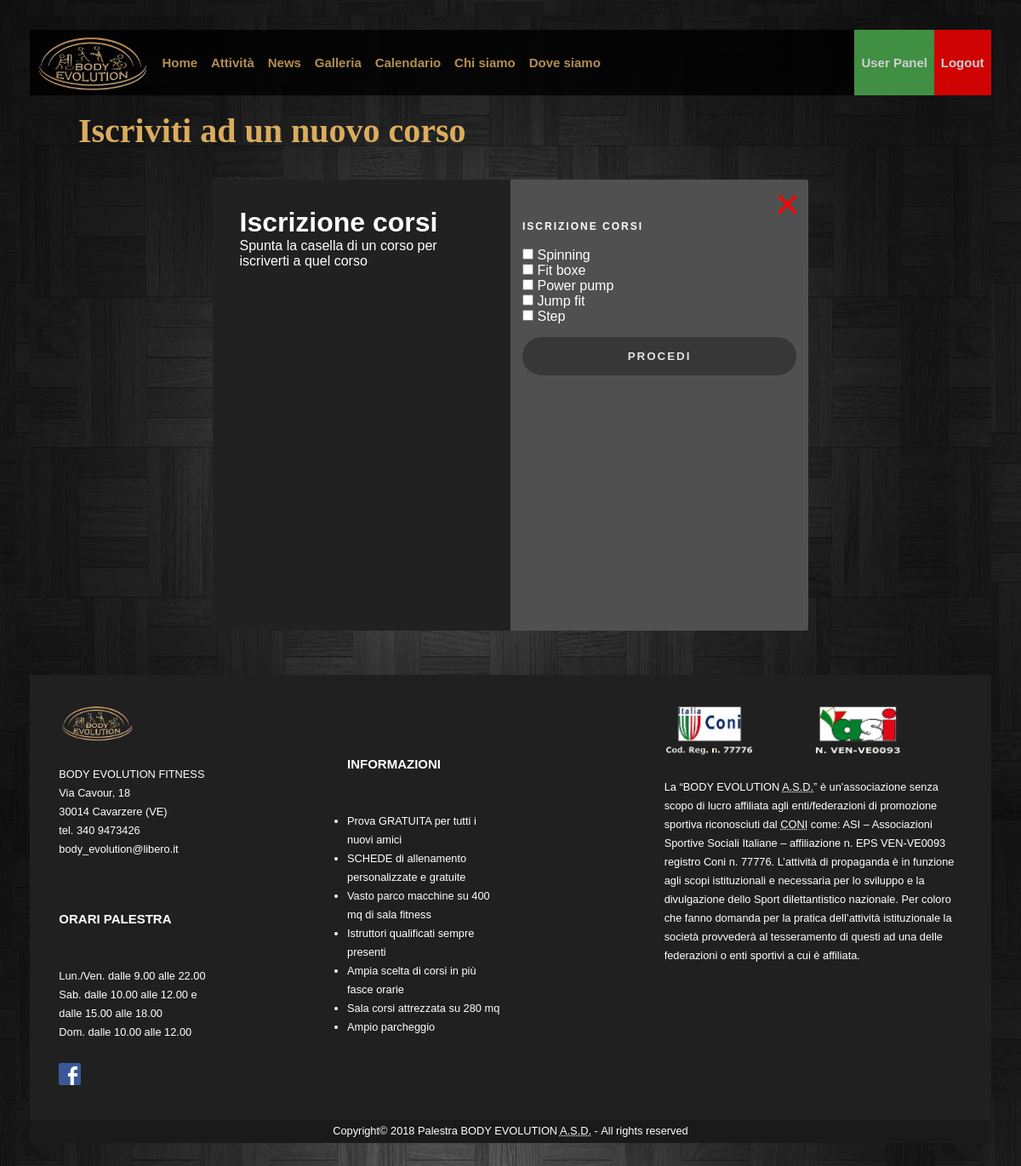
Page /PHP/formCorsi.php (signed in) on the committed database.
### tables this page shows
CREATE TABLE `corso` (
  `CodiceCorso` int(10) NOT NULL,
  `NomeCorso` varchar(150) NOT NULL
);

### PHP/config.php (called while the page is built, shortened)
<?php
function query($sql) {
    global $connessione;
    $res = mysqli_query($connessione, $sql);
    return $res;
}
function select($sql) {
    $res = query($sql);
    $table = array();
    while ($row = mysqli_fetch_assoc($res)) {
        $table[] = $row;
    }
    return $table;
}
?>

### PHP/formCorsi.php (the view, shortened to what this page needs)
<?php
	require_once('config.php');
    require_once('printHeader.php');
    $foot = file_get_contents("../Templates/footer.txt");
	$formcorsi = file_get_contents("../Templates/formCorsi.txt");
	$notAdmin = file_get_contents("../Templates/notAdmin.txt");
	$logout = "<a id=\"logoutButton\" title=\"Effettua il logout\" href=\"logout.php\"><span lang=\"en\">Logout</span></a>";
	$login = "<a id=\"panelButton\" title=\"Effettua il login\" href=\"areaPersonale.php\">Area Personale</a>";
	$userPanel = "<a id=\"panelButton\" title=\"Vai al pannello utente\" href=\"userPanel.php\"><span lang=\"en\">User Panel</span></a>";
	$closediv = "</div>";
	$closebody = "</body>";
	$closehtml = "</html>";
	if($_GET['attr']== 0)
		printHead('Iscrizione corsi');
	else
		printHead('Disiscrizione corsi');
	if(isset($_SESSION['user_code']) && $_SESSION['user_type'] == 'user') {
		echo $logout;
		echo $userPanel;
	} else {
		echo $login;
	}
	echo $closediv;
	echo $closediv;
	if(isset($_SESSION['user_code']) && $_SESSION['user_type'] == 'user') {
        $counter = 1;
		$tabindex = 10;
        if($_GET['attr'] == 0) {
            $corsiDisp = select("SELECT NomeCorso from corso where NomeCorso <> all(SELECT NomeCorso from iscrizionecorso where CodiceUtente = ".$_SESSION['user_code'].")");
		    echo $formcorsi;
		    while($counter <= sizeOf($corsiDisp))
		        {
		            echo "<br><label class=\"invisibleLabel\" for=\"select".$counter."\">".$corsiDisp[$counter-1]['NomeCorso']."</label><input tabindex=\"".$tabindex."\" title=\"Seleziona ".$corsiDisp[$counter-1]['NomeCorso']."\" type=\"checkbox\" name=\"select".$counter."\" id=\"select".$counter."\" value=\"".$corsiDisp[$counter-1]['NomeCorso']."\" /> ".$corsiDisp[$counter-1]['NomeCorso']."";
		            $counter++;
					$tabindex = $tabindex + 10;
		         }
		}
		if($counter == 1)
		    echo "</div>
                    </form>
					<div class=\"group\">
						<button class=\"button\" onclick=\"window.location.href='userPanel.php'\" title=\"Torna al pannello utente\">Torna al pannello utente!</button>
					</div></div></div></div></div></div>";
		else
		    echo "</div>
					<div class=\"group\">
						<input tabindex=$tabindex title=\"Procedi con la richiesta\" type=\"submit\" class=\"button\" value=\"Procedi\"/>
						</div>
					</form>
				</div></div></div></div></div></div>";
	}
	else {
		echo $notAdmin;
	}
	echo $foot;
	echo $closebody;
	echo $closehtml;
?>

### CSS/Desktop.css (style rules this page uses)
* { padding: 0; margin: 0; }
html, body { margin: 0; padding: 0; font-size: 100%; font-family: Verdana, Arial, Helvetica, sans-serif; background-color: #323232; margin:1.5%; background-image: url("../IMAGES/sfondo.jpg"); }
.Menu a { float: left; display: block; color: #DAAC5E; text-align: center; font-weight: bold; padding: 2em 0.53em; text-decoration: none; width: auto; }
#logoutButton { background-color: red; float: right; color: white; }
#panelButton { background-color: #4CAF50; float: right; color: white; }
#Footer { font-size: 0.8em; line-height: 22px; color: white; background-color: rgb(32,32,32); overflow: hidden; clear: both; }
#Footer h2 { font-size: 15px; margin-top: 4em; margin-bottom: 3em; }
.blocco { display: block; }
#footersx { float: left; padding: 3%; width: 22%; }
#logofooter { margin-bottom: 1.5em; width: 50%; }
#logofacebook { width: 2em; margin-top: 2em; }
#footercx { float: left; padding: 3%; margin-left: 8%; width: 22%; }
#footercx ul { margin-left: 0; padding-left: 0; }
#footerdx { float: right; padding: 3%; width: 37%; }
#Coni { float: left; width: 30%; margin-bottom: 1.5em; }
#asi { width: 30%; margin-left: 20%; margin-bottom: 1.5em; }
#footerbottom { padding: 0.2em; clear: both; background-color: rgb(26,26,26); text-align: center; }
#Presentazione { color: #DAAC5E; width:95%; font-family: Verdana; position: relative; font-size: 18px; text-align: left; left: 5%; margin-top: 1em; margin-bottom: 1em; }
#titoloPagina { font-size: 40px; }
.FormContainer { background: #3D5A80; height: 530px; width: 700px; position: relative; margin: 3% auto; border-radius: 10px; overflow: hidden; display: flex; border-radius: 0.1875rem; }
.containerChild { width: 50%; height: 100%; color: #fff; }
.leftContent { position: relative; z-index: 2; padding:9%; }
label { font-size: 0.85em; text-transform: uppercase; color: #ccc; }
*,:after,:before { box-sizing:border-box; }
a { color:inherit; text-decoration:none; }
.loginWrap { width:100%; height: 100%; margin:auto; position:relative; background-color: rgb(80,80,80); }
.login-html { width:100%; height:100%; position:absolute; padding: 4%; padding-top:9%; }
#exit { position: absolute; top: 0; right: 0.2em; font-size: 50px; color: red; cursor: pointer; }
.login-form .group .label, .login-form .group .button { text-transform:uppercase; letter-spacing: 2px; font-weight: 600; }
.login-form { position:relative; margin-top: 5%; }
.login-form .group { margin-bottom:15px; }
.login-form .group .label, .login-form .group .input, .login-form .group .button { width:100%; color:#e3e3e3; display:block; outline: none; }
.login-form .group .input, .login-form .group .button { border:none; padding:15px 20px; border-radius:25px; background:rgba(255,255,255,.1); outline: none; }
.login-form .group .label { color:white; font-size:12px; }
.login-form .group .button { background:rgb(55,55,55); cursor: pointer; }

### CSS/Tablet.css (style rules this page uses)
.Menu a { display: none; padding: 1em 0.64em; }
#Footer h2 { margin: 0; }
#footersx h2 { margin-top: 2em; }
#footercx { width: 32%; }
#footercx h2 { margin-bottom: 1em; }
#logofooter, #Coni, #asi { display: none; }

### CSS/Mobile.css (style rules this page uses)
.Menu a { display: none; padding: 1em 0.64em; }
#Footer { position: relative; }
#Footer h2 { margin-top: 6%; margin-bottom: 0; }
#footersx { float: none; width: 95%; }
#footercx { float: none; width: 95%; margin-left: 0; }
#footercx h2 { margin-top: 0; }
#footercx ul { margin-left: 4%; }
#footerdx { display: none; }
#logofacebook { width:4em; margin:0; position: absolute; top:15px; right:15px; }
#logofooter, #Coni, #asi { display: none; }
.FormContainer { width: 350px; height: 450px; font-size: 60%; }
.login-form { margin-top: 12%; }
.login-form .group .label, .login-form .group .button { font-size:10px; }

### CSS/Print.css (style rules this page uses)
html, body { font-size: 12pt; max-width: 1024px; margin: auto; font-family: "Times New Roman", Times, serif; text-align: justify; position: relative; width: 100%; }
.Menu, .sandwich, #user, #saltaMenu, #logofooter, #logofacebook, .container, .logo, #Coni, #asi { display: none; }
#titoloPagina { font-size: 22px; margin-bottom:-15px; }
.printablefooter { font-size: 14pt; font-weight: bold; margin-bottom:-15px; }
#footerdx { font-size: 10pt; }
#Footer h2 { margin-bottom: -15px; }
#exit { display:none; }

### rows in the picture
corso: NomeCorso "Spinning"
corso: NomeCorso "Fit boxe"
corso: NomeCorso "Power pump"
corso: NomeCorso "Jump fit"
corso: NomeCorso "Step"

### other values in the picture
$formcorsi "Iscriviti ad un nuovo corso Iscrizione corsi Spunta la casella di un corso per iscriverti a quel corso ISCRIZIONE CORSI"
